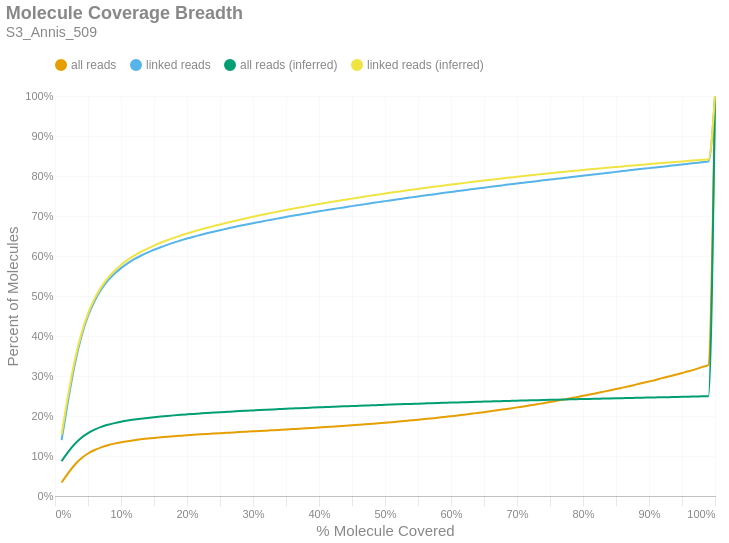

Notebook source saved alongside this figure:
### Markdown cell above
### Molecule Read Coverage
This chart shows molecule coverage breadth as computed by the number of bases aligned to that molecule. In other words, "*how much of each unique long molecule is actually sequenced/aligned?*" Keep in mind there is a distinction between sequences and alignments, since some sequences belonging to a particular molecule may not align well and wouldn't appear in the alignment data. This chart also shows molecule coverage breadth as computed by the *inferred fragment* from which the aligned sequences originate. Unlike read coverage, this calculation takes into account the total insert size, including unsequenced gaps between the forward and reverse reads. Like the previous figures, these are cumulative percents.

### Code cell
if SKIPLR:
    print_html(f"Skipped")
else:
    binned_df = consolidated_hist(valids['coverage_bp'], mask, 0.01, True)
    binned_df_inf = consolidated_hist(valids['coverage_inserts'], mask, 0.01, True)
    binned_df = binned_df.with_columns(pl.lit(binned_df_inf['all reads (cumsum)']).alias('all reads (inferred)'))
    binned_df = binned_df.with_columns(pl.lit(binned_df_inf['linked reads (cumsum)']).alias('linked reads (inferred)'))
    binned_df = binned_df.with_columns(
        (pl.col('bin').cast(pl.Float64) + 0.01).alias('right_edge')
    )

    with SafeRender(binned_df):
        (
            density_plot(binned_df, 'Molecule Coverage Breadth', samplename, 'molcov', ['all reads (inferred)','linked reads (inferred)'])
            .encode(
                #x=alt.X('bin:Q', title="% Molecule Covered").axis(format = '%').scale(padding=0),
                x=alt.X('right_edge:Q', title="% Molecule Covered").axis(format='%').scale(padding=0),
                y=alt.Y('value:Q', title='Percent of Molecules')
                    .axis(format='%')
                    .stack(False)
                    .scale(domainMin=0, padding=0),
                color=alt.Color("key:N").scale(domain = ["all reads", "linked reads", "all reads (inferred)", "linked reads (inferred)"]),
                tooltip = [
                    alt.Tooltip("key:N", title = "Data Type"),
                    alt.Tooltip("range_label:N", title="% Molecule Covered"),
                    alt.Tooltip("value:Q", format = ".2%", title="% Molecules")
                ]
            )
        ).display()

### Figure 1 — Vega-Lite specification as saved in the notebook (floating-point values rounded to 4 significant figures)
{"width": "container", "height": 400, "config": {"title": {"anchor": "start", "dy": -15, "fontSize": 18, "color": "#888888", "subtitleColor": "#888888", "subtitleFontSize": 14}, "arc": {"fill": "#0072B2"}, "axis": {"domainColor": "#888888", "domainWidth": 0.5, "gridWidth": 0.2, "grid": false, "titleFontWeight": 400, "titleFontSize": 15, "labelFontSize": 11, "labelColor": "#888888", "tickColor": "#888888", "tickWidth": 0.2, "titleColor": "#888888"}, "axisBand": {"grid": false}, "axisX": {"grid": true, "tickSize": 10, "domainCap": "round"}, "axisY": {"domain": false, "grid": true, "tickSize": 0, "domainCap": "round"}, "background": "transparent", "header": {"labelFontSize": 15, "labelColor": "#888888", "titleFontSize": 15, "titleFontWeight": 600, "titleColor": "#888888"}, "legend": {"labelFont": "sans-serif", "labelFontSize": 12, "labelColor": "#888888", "symbolSize": 100, "symbolType": "circle", "titleFontSize": 12, "titlePadding": 10, "titleColor": "#888888", "title": null, "orient": "top"}, "range": {"category": ["#E69F00", "#56B4E9", "#009E73", "#F0E442", "#0072B2", "#D55E00", "#CC79A7", "#000000"], "diverging": ["#cfe8f3", "#a2d4ec", "#73bfe2", "#46abdb", "#1696d2", "#12719e"]}, "area": {"fill": "#0072B2", "fillOpacity": 0.7, "line": true, "strokeOpacity": 0.7}, "line": {"color": "#0072B2", "stroke": "#0072B2", "strokeWidth": 2}, "trail": {"color": "#0072B2", "stroke": "#0072B2", "strokeWidth": 0, "size": 1}, "point": {"filled": true, "fillOpacity": 1.0, "size": 95}, "text": {"color": "#888888", "fontSize": 11, "align": "right", "fontWeight": 400, "size": 11}, "bar": {"fill": "#0072B2", "stroke": null}, "view": {"stroke": null, "continuousWidth": 660, "continuousHeight": 400}}, "data": {"name": "data-ebb3da759e0fa2901f134a7eb9240443"}, "mark": {"type": "line", "interpolate": "monotone", "point": {"opacity": 0, "size": 275}}, "encoding": {"color": {"field": "key", "scale": {"domain": ["all reads", "linked reads", "all reads (inferred)", "linked reads (inferred)"]}, "type": "nominal"}, "tooltip": [{"field": "key", "title": "Data Type", "type": "nominal"}, {"field": "range_label", "title": "% Molecule Covered", "type": "nominal"}, {"field": "value", "format": ".2%", "title": "% Molecules", "type": "quantitative"}], "x": {"axis": {"format": "%"}, "field": "right_edge", "scale": {"padding": 0}, "title": "% Molecule Covered", "type": "quantitative"}, "y": {"axis": {"format": "%"}, "field": "value", "scale": {"domainMin": 0, "padding": 0}, "stack": false, "title": "Percent of Molecules", "type": "quantitative"}}, "params": [{"name": "param_c36ac31b6afebe62", "select": {"type": "point", "fields": ["key"]}, "bind": "legend"}], "title": {"text": "Molecule Coverage Breadth", "subtitle": "S3_Annis_509"}, "transform": [{"fold": ["all reads (cumsum)", "linked reads (cumsum)", "all reads (inferred)", "linked reads (inferred)"]}, {"calculate": "replace(datum.key, ' (cumsum)', '')", "as": "key"}, {"filter": {"param": "param_c36ac31b6afebe62"}}], "usermeta": {"embedOptions": {"downloadFileName": "S3_Annis_509.molcov"}}, "$schema": "https://vega.github.io/schema/vega-lite/v6.1.0.json", "datasets": {"data-ebb3da759e0fa2901f134a7eb9240443": [{"bin": "0.0", "interval": "0.0-0.01", "all reads": 0.03374, "linked reads": 0.1395, "all reads (cumsum)": 0.03374, "linked reads (cumsum)": 0.1395, "range_label": "0.0-0.01", "all reads (inferred)": 0.08701, "linked reads (inferred)": 0.1541, "right_edge": 0.01}, {"bin": "0.01", "interval": "0.01-0.02", "all reads": 0.02355, "linked reads": 0.1006, "all reads (cumsum)": 0.05728, "linked reads (cumsum)": 0.2401, "range_label": "0.01-0.02", "all reads (inferred)": 0.1101, "linked reads (inferred)": 0.253, "right_edge": 0.02}, {"bin": "0.02", "interval": "0.02-0.03", "all reads": 0.02081, "linked reads": 0.08931, "all reads (cumsum)": 0.07809, "linked reads (cumsum)": 0.3294, "range_label": "0.02-0.03", "all reads (inferred)": 0.1301, "linked reads (inferred)": 0.3393, "right_edge": 0.03}, {"bin": "0.03", "interval": "0.03-0.04", "all reads": 0.01622, "linked reads": 0.06958, "all reads (cumsum)": 0.09431, "linked reads (cumsum)": 0.399, "range_label": "0.03-0.04", "all reads (inferred)": 0.1456, "linked reads (inferred)": 0.406, "right_edge": 0.04}, {"bin": "0.04", "interval": "0.04-0.05", "all reads": 0.01194, "linked reads": 0.05114, "all reads (cumsum)": 0.1063, "linked reads (cumsum)": 0.4501, "range_label": "0.04-0.05", "all reads (inferred)": 0.1573, "linked reads (inferred)": 0.456, "right_edge": 0.05}, {"bin": "0.05", "interval": "0.05-0.06", "all reads": 0.008767, "linked reads": 0.0375, "all reads (cumsum)": 0.115, "linked reads (cumsum)": 0.4876, "range_label": "0.05-0.06", "all reads (inferred)": 0.166, "linked reads (inferred)": 0.4933, "right_edge": 0.06}, {"bin": "0.06", "interval": "0.06-0.07", "all reads": 0.006666, "linked reads": 0.02849, "all reads (cumsum)": 0.1217, "linked reads (cumsum)": 0.5161, "range_label": "0.06-0.07", "all reads (inferred)": 0.1727, "linked reads (inferred)": 0.5221, "right_edge": 0.07}, {"bin": "0.07", "interval": "0.07-0.08", "all reads": 0.00519, "linked reads": 0.02214, "all reads (cumsum)": 0.1269, "linked reads (cumsum)": 0.5382, "range_label": "0.07-0.08", "all reads (inferred)": 0.178, "linked reads (inferred)": 0.5449, "right_edge": 0.08}, {"bin": "0.08", "interval": "0.08-0.09", "all reads": 0.004058, "linked reads": 0.01726, "all reads (cumsum)": 0.1309, "linked reads (cumsum)": 0.5555, "range_label": "0.08-0.09", "all reads (inferred)": 0.1821, "linked reads (inferred)": 0.5627, "right_edge": 0.09}, {"bin": "0.09", "interval": "0.09-0.1", "all reads": 0.003356, "linked reads": 0.01426, "all reads (cumsum)": 0.1343, "linked reads (cumsum)": 0.5697, "range_label": "0.09-0.1", "all reads (inferred)": 0.1856, "linked reads (inferred)": 0.5775, "right_edge": 0.1}, {"bin": "0.1", "interval": "0.1-0.11", "all reads": 0.002815, "linked reads": 0.01192, "all reads (cumsum)": 0.1371, "linked reads (cumsum)": 0.5817, "range_label": "0.1-0.11", "all reads (inferred)": 0.1886, "linked reads (inferred)": 0.5902, "right_edge": 0.11}, {"bin": "0.11", "interval": "0.11-0.12", "all reads": 0.002434, "linked reads": 0.01028, "all reads (cumsum)": 0.1395, "linked reads (cumsum)": 0.5919, "range_label": "0.11-0.12", "all reads (inferred)": 0.1911, "linked reads (inferred)": 0.6008, "right_edge": 0.12}, {"bin": "0.12", "interval": "0.12-0.13", "all reads": 0.002058, "linked reads": 0.008672, "all reads (cumsum)": 0.1416, "linked reads (cumsum)": 0.6006, "range_label": "0.12-0.13", "all reads (inferred)": 0.1933, "linked reads (inferred)": 0.6103, "right_edge": 0.13}, {"bin": "0.13", "interval": "0.13-0.14", "all reads": 0.001858, "linked reads": 0.007847, "all reads (cumsum)": 0.1435, "linked reads (cumsum)": 0.6085, "range_label": "0.13-0.14", "all reads (inferred)": 0.1953, "linked reads (inferred)": 0.6187, "right_edge": 0.14}, {"bin": "0.14", "interval": "0.14-0.15", "all reads": 0.001692, "linked reads": 0.007128, "all reads (cumsum)": 0.1451, "linked reads (cumsum)": 0.6156, "range_label": "0.14-0.15", "all reads (inferred)": 0.197, "linked reads (inferred)": 0.6261, "right_edge": 0.15}, {"bin": "0.15", "interval": "0.15-0.16", "all reads": 0.001528, "linked reads": 0.006394, "all reads (cumsum)": 0.1467, "linked reads (cumsum)": 0.622, "range_label": "0.15-0.16", "all reads (inferred)": 0.1987, "linked reads (inferred)": 0.6331, "right_edge": 0.16}, {"bin": "0.16", "interval": "0.16-0.17", "all reads": 0.001428, "linked reads": 0.005951, "all reads (cumsum)": 0.1481, "linked reads (cumsum)": 0.6279, "range_label": "0.16-0.17", "all reads (inferred)": 0.2002, "linked reads (inferred)": 0.6394, "right_edge": 0.17}, {"bin": "0.17", "interval": "0.17-0.18", "all reads": 0.001333, "linked reads": 0.005553, "all reads (cumsum)": 0.1494, "linked reads (cumsum)": 0.6335, "range_label": "0.17-0.18", "all reads (inferred)": 0.2016, "linked reads (inferred)": 0.6453, "right_edge": 0.18}, {"bin": "0.18", "interval": "0.18-0.19", "all reads": 0.001236, "linked reads": 0.005129, "all reads (cumsum)": 0.1507, "linked reads (cumsum)": 0.6386, "range_label": "0.18-0.19", "all reads (inferred)": 0.2029, "linked reads (inferred)": 0.6509, "right_edge": 0.19}, {"bin": "0.19", "interval": "0.19-0.2", "all reads": 0.001209, "linked reads": 0.004986, "all reads (cumsum)": 0.1519, "linked reads (cumsum)": 0.6436, "range_label": "0.19-0.2", "all reads (inferred)": 0.2041, "linked reads (inferred)": 0.6561, "right_edge": 0.2}, {"bin": "0.2", "interval": "0.2-0.21", "all reads": 0.00113, "linked reads": 0.004662, "all reads (cumsum)": 0.153, "linked reads (cumsum)": 0.6483, "range_label": "0.2-0.21", "all reads (inferred)": 0.2053, "linked reads (inferred)": 0.6611, "right_edge": 0.21}, {"bin": "0.21", "interval": "0.21-0.22", "all reads": 0.001061, "linked reads": 0.00431, "all reads (cumsum)": 0.1541, "linked reads (cumsum)": 0.6526, "range_label": "0.21-0.22", "all reads (inferred)": 0.2064, "linked reads (inferred)": 0.6659, "right_edge": 0.22}, {"bin": "0.22", "interval": "0.22-0.23", "all reads": 0.001019, "linked reads": 0.004163, "all reads (cumsum)": 0.1551, "linked reads (cumsum)": 0.6567, "range_label": "0.22-0.23", "all reads (inferred)": 0.2075, "linked reads (inferred)": 0.6705, "right_edge": 0.23}, {"bin": "0.23", "interval": "0.23-0.24", "all reads": 0.001004, "linked reads": 0.003985, "all reads (cumsum)": 0.1561, "linked reads (cumsum)": 0.6607, "range_label": "0.23-0.24", "all reads (inferred)": 0.2085, "linked reads (inferred)": 0.6747, "right_edge": 0.24}, {"bin": "0.24", "interval": "0.24-0.25", "all reads": 0.0009667, "linked reads": 0.003835, "all reads (cumsum)": 0.1571, "linked reads (cumsum)": 0.6646, "range_label": "0.24-0.25", "all reads (inferred)": 0.2095, "linked reads (inferred)": 0.6788, "right_edge": 0.25}, {"bin": "0.25", "interval": "0.25-0.26", "all reads": 0.0009251, "linked reads": 0.003674, "all reads (cumsum)": 0.158, "linked reads (cumsum)": 0.6682, "range_label": "0.25-0.26", "all reads (inferred)": 0.2104, "linked reads (inferred)": 0.6828, "right_edge": 0.26}, {"bin": "0.26", "interval": "0.26-0.27", "all reads": 0.0009528, "linked reads": 0.003754, "all reads (cumsum)": 0.1589, "linked reads (cumsum)": 0.672, "range_label": "0.26-0.27", "all reads (inferred)": 0.2114, "linked reads (inferred)": 0.6868, "right_edge": 0.27}, {"bin": "0.27", "interval": "0.27-0.28", "all reads": 0.0009166, "linked reads": 0.003533, "all reads (cumsum)": 0.1599, "linked reads (cumsum)": 0.6755, "range_label": "0.27-0.28", "all reads (inferred)": 0.2123, "linked reads (inferred)": 0.6908, "right_edge": 0.28}, {"bin": "0.28", "interval": "0.28-0.29", "all reads": 0.0008865, "linked reads": 0.003363, "all reads (cumsum)": 0.1607, "linked reads (cumsum)": 0.6789, "range_label": "0.28-0.29", "all reads (inferred)": 0.2132, "linked reads (inferred)": 0.6944, "right_edge": 0.29}, {"bin": "0.29", "interval": "0.29-0.3", "all reads": 0.0008898, "linked reads": 0.003254, "all reads (cumsum)": 0.1616, "linked reads (cumsum)": 0.6821, "range_label": "0.29-0.3", "all reads (inferred)": 0.214, "linked reads (inferred)": 0.698, "right_edge": 0.3}, {"bin": "0.3", "interval": "0.3-0.31", "all reads": 0.00086, "linked reads": 0.003055, "all reads (cumsum)": 0.1625, "linked reads (cumsum)": 0.6852, "range_label": "0.3-0.31", "all reads (inferred)": 0.2149, "linked reads (inferred)": 0.7016, "right_edge": 0.31}, {"bin": "0.31", "interval": "0.31-0.32", "all reads": 0.0009214, "linked reads": 0.003219, "all reads (cumsum)": 0.1634, "linked reads (cumsum)": 0.6884, "range_label": "0.31-0.32", "all reads (inferred)": 0.2157, "linked reads (inferred)": 0.7051, "right_edge": 0.32}, {"bin": "0.32", "interval": "0.32-0.33", "all reads": 0.0009406, "linked reads": 0.003099, "all reads (cumsum)": 0.1644, "linked reads (cumsum)": 0.6915, "range_label": "0.32-0.33", "all reads (inferred)": 0.2165, "linked reads (inferred)": 0.7084, "right_edge": 0.33}, {"bin": "0.33", "interval": "0.33-0.34", "all reads": 0.0009448, "linked reads": 0.003022, "all reads (cumsum)": 0.1653, "linked reads (cumsum)": 0.6945, "range_label": "0.33-0.34", "all reads (inferred)": 0.2173, "linked reads (inferred)": 0.7116, "right_edge": 0.34}, {"bin": "0.34", "interval": "0.34-0.35", "all reads": 0.0009497, "linked reads": 0.003028, "all reads (cumsum)": 0.1662, "linked reads (cumsum)": 0.6976, "range_label": "0.34-0.35", "all reads (inferred)": 0.218, "linked reads (inferred)": 0.7149, "right_edge": 0.35}, {"bin": "0.35", "interval": "0.35-0.36", "all reads": 0.0009789, "linked reads": 0.002974, "all reads (cumsum)": 0.1672, "linked reads (cumsum)": 0.7005, "range_label": "0.35-0.36", "all reads (inferred)": 0.2188, "linked reads (inferred)": 0.7179, "right_edge": 0.36}, {"bin": "0.36", "interval": "0.36-0.37", "all reads": 0.0009591, "linked reads": 0.002843, "all reads (cumsum)": 0.1682, "linked reads (cumsum)": 0.7034, "range_label": "0.36-0.37", "all reads (inferred)": 0.2195, "linked reads (inferred)": 0.7211, "right_edge": 0.37}, {"bin": "0.37", "interval": "0.37-0.38", "all reads": 0.0009905, "linked reads": 0.002842, "all reads (cumsum)": 0.1692, "linked reads (cumsum)": 0.7062, "range_label": "0.37-0.38", "all reads (inferred)": 0.2202, "linked reads (inferred)": 0.7241, "right_edge": 0.38}, {"bin": "0.38", "interval": "0.38-0.39", "all reads": 0.00104, "linked reads": 0.002839, "all reads (cumsum)": 0.1702, "linked reads (cumsum)": 0.7091, "range_label": "0.38-0.39", "all reads (inferred)": 0.221, "linked reads (inferred)": 0.727, "right_edge": 0.39}, {"bin": "0.39", "interval": "0.39-0.4", "all reads": 0.001048, "linked reads": 0.002773, "all reads (cumsum)": 0.1713, "linked reads (cumsum)": 0.7118, "range_label": "0.39-0.4", "all reads (inferred)": 0.2217, "linked reads (inferred)": 0.73, "right_edge": 0.4}, {"bin": "0.4", "interval": "0.4-0.41", "all reads": 0.001035, "linked reads": 0.002627, "all reads (cumsum)": 0.1723, "linked reads (cumsum)": 0.7145, "range_label": "0.4-0.41", "all reads (inferred)": 0.2223, "linked reads (inferred)": 0.7327, "right_edge": 0.41}, {"bin": "0.41", "interval": "0.41-0.42", "all reads": 0.001101, "linked reads": 0.002655, "all reads (cumsum)": 0.1734, "linked reads (cumsum)": 0.7171, "range_label": "0.41-0.42", "all reads (inferred)": 0.223, "linked reads (inferred)": 0.7355, "right_edge": 0.42}, {"bin": "0.42", "interval": "0.42-0.43", "all reads": 0.001101, "linked reads": 0.002552, "all reads (cumsum)": 0.1745, "linked reads (cumsum)": 0.7197, "range_label": "0.42-0.43", "all reads (inferred)": 0.2236, "linked reads (inferred)": 0.7382, "right_edge": 0.43}, {"bin": "0.43", "interval": "0.43-0.44", "all reads": 0.001132, "linked reads": 0.002482, "all reads (cumsum)": 0.1756, "linked reads (cumsum)": 0.7221, "range_label": "0.43-0.44", "all reads (inferred)": 0.2243, "linked reads (inferred)": 0.7408, "right_edge": 0.44}, {"bin": "0.44", "interval": "0.44-0.45", "all reads": 0.001166, "linked reads": 0.002557, "all reads (cumsum)": 0.1768, "linked reads (cumsum)": 0.7247, "range_label": "0.44-0.45", "all reads (inferred)": 0.2249, "linked reads (inferred)": 0.7435, "right_edge": 0.45}, {"bin": "0.45", "interval": "0.45-0.46", "all reads": 0.001207, "linked reads": 0.002507, "all reads (cumsum)": 0.178, "linked reads (cumsum)": 0.7272, "range_label": "0.45-0.46", "all reads (inferred)": 0.2255, "linked reads (inferred)": 0.746, "right_edge": 0.46}, {"bin": "0.46", "interval": "0.46-0.47", "all reads": 0.001224, "linked reads": 0.002496, "all reads (cumsum)": 0.1792, "linked reads (cumsum)": 0.7297, "range_label": "0.46-0.47", "all reads (inferred)": 0.2261, "linked reads (inferred)": 0.7485, "right_edge": 0.47}, {"bin": "0.47", "interval": "0.47-0.48", "all reads": 0.001296, "linked reads": 0.002518, "all reads (cumsum)": 0.1805, "linked reads (cumsum)": 0.7322, "range_label": "0.47-0.48", "all reads (inferred)": 0.2268, "linked reads (inferred)": 0.7511, "right_edge": 0.48}, {"bin": "0.48", "interval": "0.48-0.49", "all reads": 0.001306, "linked reads": 0.002474, "all reads (cumsum)": 0.1818, "linked reads (cumsum)": 0.7347, "range_label": "0.48-0.49", "all reads (inferred)": 0.2274, "linked reads (inferred)": 0.7536, "right_edge": 0.49}, {"bin": "0.49", "interval": "0.49-0.5", "all reads": 0.001433, "linked reads": 0.002493, "all reads (cumsum)": 0.1833, "linked reads (cumsum)": 0.7372, "range_label": "0.49-0.5", "all reads (inferred)": 0.228, "linked reads (inferred)": 0.7561, "right_edge": 0.5}, {"bin": "0.5", "interval": "0.5-0.51", "all reads": 0.001321, "linked reads": 0.002389, "all reads (cumsum)": 0.1846, "linked reads (cumsum)": 0.7396, "range_label": "0.5-0.51", "all reads (inferred)": 0.2286, "linked reads (inferred)": 0.7586, "right_edge": 0.51}, {"bin": "0.51", "interval": "0.51-0.52", "all reads": 0.001466, "linked reads": 0.002365, "all reads (cumsum)": 0.1861, "linked reads (cumsum)": 0.7419, "range_label": "0.51-0.52", "all reads (inferred)": 0.2291, "linked reads (inferred)": 0.7609, "right_edge": 0.52}, {"bin": "0.52", "interval": "0.52-0.53", "all reads": 0.001502, "linked reads": 0.00236, "all reads (cumsum)": 0.1876, "linked reads (cumsum)": 0.7443, "range_label": "0.52-0.53", "all reads (inferred)": 0.2297, "linked reads (inferred)": 0.7632, "right_edge": 0.53}, {"bin": "0.53", "interval": "0.53-0.54", "all reads": 0.001527, "linked reads": 0.002277, "all reads (cumsum)": 0.1891, "linked reads (cumsum)": 0.7466, "range_label": "0.53-0.54", "all reads (inferred)": 0.2302, "linked reads (inferred)": 0.7655, "right_edge": 0.54}, {"bin": "0.54", "interval": "0.54-0.55", "all reads": 0.001564, "linked reads": 0.002264, "all reads (cumsum)": 0.1906, "linked reads (cumsum)": 0.7488, "range_label": "0.54-0.55", "all reads (inferred)": 0.2308, "linked reads (inferred)": 0.7677, "right_edge": 0.55}, {"bin": "0.55", "interval": "0.55-0.56", "all reads": 0.001685, "linked reads": 0.002298, "all reads (cumsum)": 0.1923, "linked reads (cumsum)": 0.7511, "range_label": "0.55-0.56", "all reads (inferred)": 0.2314, "linked reads (inferred)": 0.77, "right_edge": 0.56}, {"bin": "0.56", "interval": "0.56-0.57", "all reads": 0.001676, "linked reads": 0.002218, "all reads (cumsum)": 0.194, "linked reads (cumsum)": 0.7534, "range_label": "0.56-0.57", "all reads (inferred)": 0.2319, "linked reads (inferred)": 0.7723, "right_edge": 0.57}, {"bin": "0.57", "interval": "0.57-0.58", "all reads": 0.001739, "linked reads": 0.002277, "all reads (cumsum)": 0.1957, "linked reads (cumsum)": 0.7556, "range_label": "0.57-0.58", "all reads (inferred)": 0.2324, "linked reads (inferred)": 0.7744, "right_edge": 0.58}, {"bin": "0.58", "interval": "0.58-0.59", "all reads": 0.001859, "linked reads": 0.002243, "all reads (cumsum)": 0.1976, "linked reads (cumsum)": 0.7579, "range_label": "0.58-0.59", "all reads (inferred)": 0.2329, "linked reads (inferred)": 0.7765, "right_edge": 0.59}, {"bin": "0.59", "interval": "0.59-0.6", "all reads": 0.001904, "linked reads": 0.00224, "all reads (cumsum)": 0.1995, "linked reads (cumsum)": 0.7601, "range_label": "0.59-0.6", "all reads (inferred)": 0.2335, "linked reads (inferred)": 0.7786, "right_edge": 0.6}, {"bin": "0.6", "interval": "0.6-0.61", "all reads": 0.001883, "linked reads": 0.002177, "all reads (cumsum)": 0.2014, "linked reads (cumsum)": 0.7623, "range_label": "0.6-0.61", "all reads (inferred)": 0.2339, "linked reads (inferred)": 0.7806, "right_edge": 0.61}, {"bin": "0.61", "interval": "0.61-0.62", "all reads": 0.001994, "linked reads": 0.002195, "all reads (cumsum)": 0.2034, "linked reads (cumsum)": 0.7645, "range_label": "0.61-0.62", "all reads (inferred)": 0.2345, "linked reads (inferred)": 0.7827, "right_edge": 0.62}, {"bin": "0.62", "interval": "0.62-0.63", "all reads": 0.00203, "linked reads": 0.002114, "all reads (cumsum)": 0.2054, "linked reads (cumsum)": 0.7666, "range_label": "0.62-0.63", "all reads (inferred)": 0.235, "linked reads (inferred)": 0.7848, "right_edge": 0.63}, {"bin": "0.63", "interval": "0.63-0.64", "all reads": 0.002102, "linked reads": 0.002148, "all reads (cumsum)": 0.2075, "linked reads (cumsum)": 0.7688, "range_label": "0.63-0.64", "all reads (inferred)": 0.2355, "linked reads (inferred)": 0.7868, "right_edge": 0.64}, {"bin": "0.64", "interval": "0.64-0.65", "all reads": 0.002131, "linked reads": 0.0021, "all reads (cumsum)": 0.2096, "linked reads (cumsum)": 0.7709, "range_label": "0.64-0.65", "all reads (inferred)": 0.2359, "linked reads (inferred)": 0.7887, "right_edge": 0.65}, {"bin": "0.65", "interval": "0.65-0.66", "all reads": 0.002306, "linked reads": 0.002148, "all reads (cumsum)": 0.212, "linked reads (cumsum)": 0.773, "range_label": "0.65-0.66", "all reads (inferred)": 0.2364, "linked reads (inferred)": 0.7906, "right_edge": 0.66}, {"bin": "0.66", "interval": "0.66-0.67", "all reads": 0.00229, "linked reads": 0.002141, "all reads (cumsum)": 0.2142, "linked reads (cumsum)": 0.7751, "range_label": "0.66-0.67", "all reads (inferred)": 0.2369, "linked reads (inferred)": 0.7924, "right_edge": 0.67}, {"bin": "0.67", "interval": "0.67-0.68", "all reads": 0.002344, "linked reads": 0.002046, "all reads (cumsum)": 0.2166, "linked reads (cumsum)": 0.7772, "range_label": "0.67-0.68", "all reads (inferred)": 0.2373, "linked reads (inferred)": 0.7944, "right_edge": 0.68}, {"bin": "0.68", "interval": "0.68-0.69", "all reads": 0.002397, "linked reads": 0.002049, "all reads (cumsum)": 0.219, "linked reads (cumsum)": 0.7792, "range_label": "0.68-0.69", "all reads (inferred)": 0.2378, "linked reads (inferred)": 0.7962, "right_edge": 0.69}, {"bin": "0.69", "interval": "0.69-0.7", "all reads": 0.002558, "linked reads": 0.002081, "all reads (cumsum)": 0.2215, "linked reads (cumsum)": 0.7813, "range_label": "0.69-0.7", "all reads (inferred)": 0.2382, "linked reads (inferred)": 0.798, "right_edge": 0.7}, {"bin": "0.7", "interval": "0.7-0.71", "all reads": 0.002434, "linked reads": 0.001898, "all reads (cumsum)": 0.224, "linked reads (cumsum)": 0.7832, "range_label": "0.7-0.71", "all reads (inferred)": 0.2387, "linked reads (inferred)": 0.7999, "right_edge": 0.71}, {"bin": "0.71", "interval": "0.71-0.72", "all reads": 0.002648, "linked reads": 0.001982, "all reads (cumsum)": 0.2266, "linked reads (cumsum)": 0.7852, "range_label": "0.71-0.72", "all reads (inferred)": 0.2392, "linked reads (inferred)": 0.8017, "right_edge": 0.72}, {"bin": "0.72", "interval": "0.72-0.73", "all reads": 0.002732, "linked reads": 0.001931, "all reads (cumsum)": 0.2294, "linked reads (cumsum)": 0.7871, "range_label": "0.72-0.73", "all reads (inferred)": 0.2396, "linked reads (inferred)": 0.8034, "right_edge": 0.73}, {"bin": "0.73", "interval": "0.73-0.74", "all reads": 0.002714, "linked reads": 0.001949, "all reads (cumsum)": 0.2321, "linked reads (cumsum)": 0.7891, "range_label": "0.73-0.74", "all reads (inferred)": 0.24, "linked reads (inferred)": 0.8052, "right_edge": 0.74}, {"bin": "0.74", "interval": "0.74-0.75", "all reads": 0.002994, "linked reads": 0.001998, "all reads (cumsum)": 0.2351, "linked reads (cumsum)": 0.7911, "range_label": "0.74-0.75", "all reads (inferred)": 0.2404, "linked reads (inferred)": 0.8069, "right_edge": 0.75}, {"bin": "0.75", "interval": "0.75-0.76", "all reads": 0.002811, "linked reads": 0.001816, "all reads (cumsum)": 0.2379, "linked reads (cumsum)": 0.7929, "range_label": "0.75-0.76", "all reads (inferred)": 0.2408, "linked reads (inferred)": 0.8085, "right_edge": 0.76}, {"bin": "0.76", "interval": "0.76-0.77", "all reads": 0.003003, "linked reads": 0.001952, "all reads (cumsum)": 0.2409, "linked reads (cumsum)": 0.7948, "range_label": "0.76-0.77", "all reads (inferred)": 0.2412, "linked reads (inferred)": 0.8101, "right_edge": 0.77}, {"bin": "0.77", "interval": "0.77-0.78", "all reads": 0.003074, "linked reads": 0.002012, "all reads (cumsum)": 0.244, "linked reads (cumsum)": 0.7969, "range_label": "0.77-0.78", "all reads (inferred)": 0.2416, "linked reads (inferred)": 0.8118, "right_edge": 0.78}, {"bin": "0.78", "interval": "0.78-0.79", "all reads": 0.003102, "linked reads": 0.001944, "all reads (cumsum)": 0.2471, "linked reads (cumsum)": 0.7988, "range_label": "0.78-0.79", "all reads (inferred)": 0.242, "linked reads (inferred)": 0.8134, "right_edge": 0.79}, {"bin": "0.79", "interval": "0.79-0.8", "all reads": 0.003331, "linked reads": 0.001878, "all reads (cumsum)": 0.2504, "linked reads (cumsum)": 0.8007, "range_label": "0.79-0.8", "all reads (inferred)": 0.2424, "linked reads (inferred)": 0.8151, "right_edge": 0.8}, {"bin": "0.8", "interval": "0.8-0.81", "all reads": 0.003142, "linked reads": 0.001899, "all reads (cumsum)": 0.2535, "linked reads (cumsum)": 0.8026, "range_label": "0.8-0.81", "all reads (inferred)": 0.2428, "linked reads (inferred)": 0.8166, "right_edge": 0.81}, {"bin": "0.81", "interval": "0.81-0.82", "all reads": 0.00335, "linked reads": 0.001956, "all reads (cumsum)": 0.2569, "linked reads (cumsum)": 0.8045, "range_label": "0.81-0.82", "all reads (inferred)": 0.2432, "linked reads (inferred)": 0.8181, "right_edge": 0.82}, {"bin": "0.82", "interval": "0.82-0.83", "all reads": 0.003426, "linked reads": 0.001916, "all reads (cumsum)": 0.2603, "linked reads (cumsum)": 0.8065, "range_label": "0.82-0.83", "all reads (inferred)": 0.2436, "linked reads (inferred)": 0.8196, "right_edge": 0.83}, {"bin": "0.83", "interval": "0.83-0.84", "all reads": 0.003451, "linked reads": 0.001946, "all reads (cumsum)": 0.2638, "linked reads (cumsum)": 0.8084, "range_label": "0.83-0.84", "all reads (inferred)": 0.2439, "linked reads (inferred)": 0.8211, "right_edge": 0.84}, {"bin": "0.84", "interval": "0.84-0.85", "all reads": 0.003533, "linked reads": 0.001921, "all reads (cumsum)": 0.2673, "linked reads (cumsum)": 0.8103, "range_label": "0.84-0.85", "all reads (inferred)": 0.2443, "linked reads (inferred)": 0.8225, "right_edge": 0.85}, {"bin": "0.85", "interval": "0.85-0.86", "all reads": 0.003646, "linked reads": 0.001891, "all reads (cumsum)": 0.2709, "linked reads (cumsum)": 0.8122, "range_label": "0.85-0.86", "all reads (inferred)": 0.2447, "linked reads (inferred)": 0.824, "right_edge": 0.86}, {"bin": "0.86", "interval": "0.86-0.87", "all reads": 0.003635, "linked reads": 0.001938, "all reads (cumsum)": 0.2746, "linked reads (cumsum)": 0.8141, "range_label": "0.86-0.87", "all reads (inferred)": 0.245, "linked reads (inferred)": 0.8255, "right_edge": 0.87}, {"bin": "0.87", "interval": "0.87-0.88", "all reads": 0.003863, "linked reads": 0.001904, "all reads (cumsum)": 0.2784, "linked reads (cumsum)": 0.8161, "range_label": "0.87-0.88", "all reads (inferred)": 0.2454, "linked reads (inferred)": 0.8269, "right_edge": 0.88}, {"bin": "0.88", "interval": "0.88-0.89", "all reads": 0.003857, "linked reads": 0.001821, "all reads (cumsum)": 0.2823, "linked reads (cumsum)": 0.8179, "range_label": "0.88-0.89", "all reads (inferred)": 0.2457, "linked reads (inferred)": 0.8283, "right_edge": 0.89}, {"bin": "0.89", "interval": "0.89-0.9", "all reads": 0.003988, "linked reads": 0.001821, "all reads (cumsum)": 0.2863, "linked reads (cumsum)": 0.8197, "range_label": "0.89-0.9", "all reads (inferred)": 0.2461, "linked reads (inferred)": 0.8298, "right_edge": 0.9}, {"bin": "0.9", "interval": "0.9-0.91", "all reads": 0.003866, "linked reads": 0.0018, "all reads (cumsum)": 0.2901, "linked reads (cumsum)": 0.8215, "range_label": "0.9-0.91", "all reads (inferred)": 0.2465, "linked reads (inferred)": 0.8312, "right_edge": 0.91}, {"bin": "0.91", "interval": "0.91-0.92", "all reads": 0.004495, "linked reads": 0.00185, "all reads (cumsum)": 0.2946, "linked reads (cumsum)": 0.8233, "range_label": "0.91-0.92", "all reads (inferred)": 0.2468, "linked reads (inferred)": 0.8325, "right_edge": 0.92}, {"bin": "0.92", "interval": "0.92-0.93", "all reads": 0.003921, "linked reads": 0.001836, "all reads (cumsum)": 0.2986, "linked reads (cumsum)": 0.8252, "range_label": "0.92-0.93", "all reads (inferred)": 0.2472, "linked reads (inferred)": 0.8338, "right_edge": 0.93}, {"bin": "0.93", "interval": "0.93-0.94", "all reads": 0.004393, "linked reads": 0.00197, "all reads (cumsum)": 0.303, "linked reads (cumsum)": 0.8272, "range_label": "0.93-0.94", "all reads (inferred)": 0.2475, "linked reads (inferred)": 0.8352, "right_edge": 0.94}, {"bin": "0.94", "interval": "0.94-0.95", "all reads": 0.004738, "linked reads": 0.00173, "all reads (cumsum)": 0.3077, "linked reads (cumsum)": 0.8289, "range_label": "0.94-0.95", "all reads (inferred)": 0.2479, "linked reads (inferred)": 0.8364, "right_edge": 0.95}, {"bin": "0.95", "interval": "0.95-0.96", "all reads": 0.004103, "linked reads": 0.001802, "all reads (cumsum)": 0.3118, "linked reads (cumsum)": 0.8307, "range_label": "0.95-0.96", "all reads (inferred)": 0.2483, "linked reads (inferred)": 0.8378, "right_edge": 0.96}, {"bin": "0.96", "interval": "0.96-0.97", "all reads": 0.004873, "linked reads": 0.001892, "all reads (cumsum)": 0.3167, "linked reads (cumsum)": 0.8326, "range_label": "0.96-0.97", "all reads (inferred)": 0.2486, "linked reads (inferred)": 0.8392, "right_edge": 0.97}, {"bin": "0.97", "interval": "0.97-0.98", "all reads": 0.005556, "linked reads": 0.001841, "all reads (cumsum)": 0.3222, "linked reads (cumsum)": 0.8344, "range_label": "0.97-0.98", "all reads (inferred)": 0.2491, "linked reads (inferred)": 0.8405, "right_edge": 0.98}, {"bin": "0.98", "interval": "0.98-0.99", "all reads": 0.005218, "linked reads": 0.001935, "all reads (cumsum)": 0.3274, "linked reads (cumsum)": 0.8364, "range_label": "0.98-0.99", "all reads (inferred)": 0.2495, "linked reads (inferred)": 0.8412, "right_edge": 0.99}, {"bin": "0.99", "interval": "0.99-1.0", "all reads": 0.6726, "linked reads": 0.1636, "all reads (cumsum)": 1.0, "linked reads (cumsum)": 1.0, "range_label": "0.99-1.0", "all reads (inferred)": 1.0, "linked reads (inferred)": 1.0, "right_edge": 1.0}]}}
